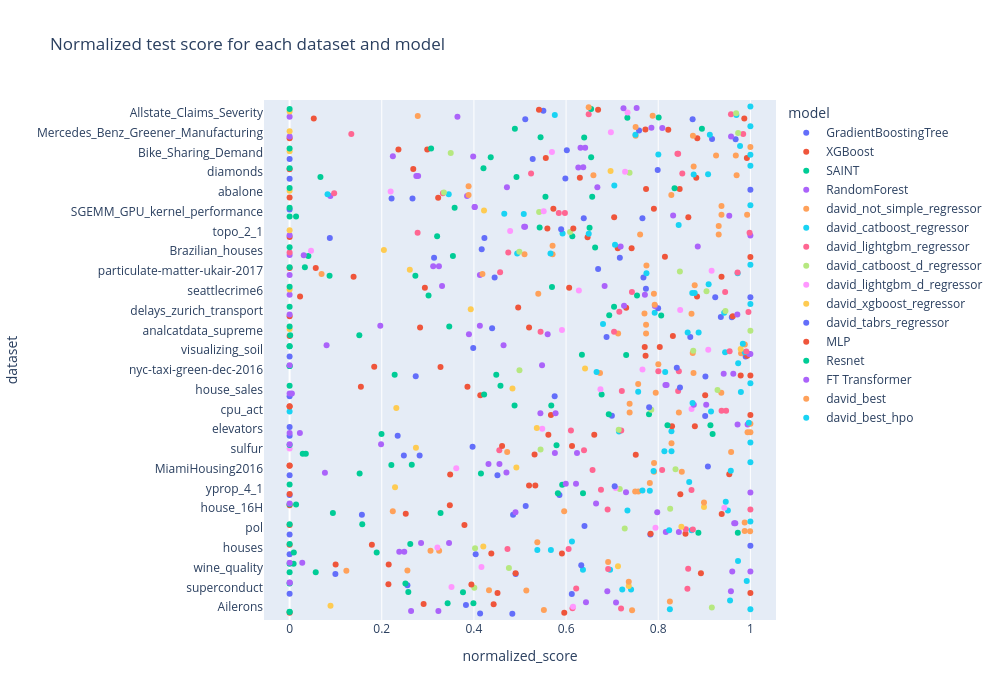

The notebook cell this image was saved under:
### Code cell
import plotly.express as px

px.strip(
    norm_df_reg, 
    y="dataset", 
    x="normalized_score", 
    color="model",
    title="Normalized test score for each dataset and model",
    hover_data=["corresponding_mean_test_score", "best_mean_val_score", "hp", "model"],
    width=1000,
    height=700
)
